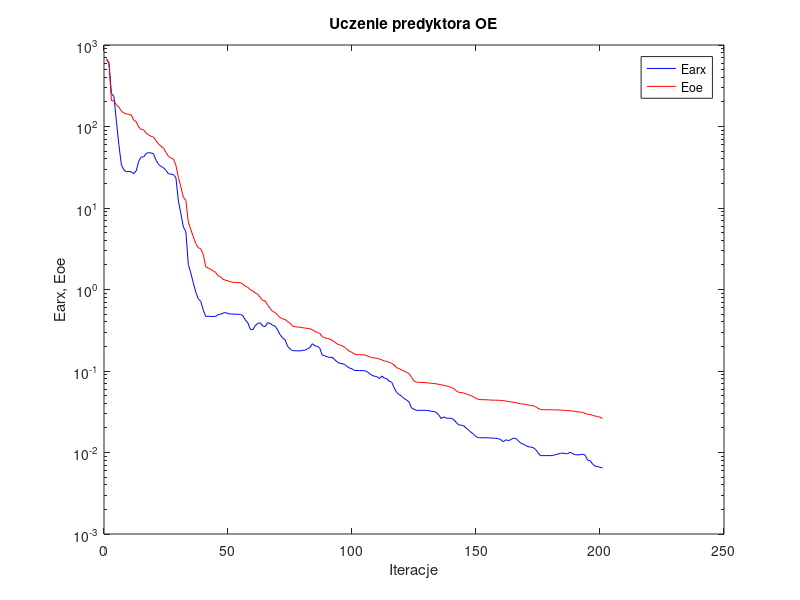
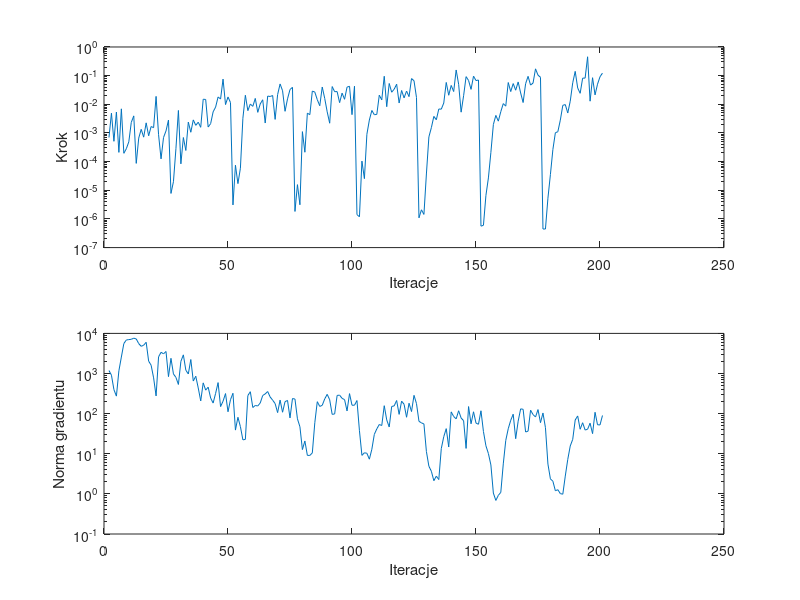

Reproduce these figures in MATLAB, in order.
%uczenie predyktora oe
clear all;
n=0; farx(n+1)=6.775752e+002; foe(n+1)=6.659541e+002; wspucz(n+1)=0.000000e+000; ng(n+1)=0.000000e+000;
%odnowa zmiennej metryki
n=1; farx(n+1)=6.091483e+002; foe(n+1)=5.915802e+002; krok(n+1)=6.935224e-004; ng(n+1)=1.189319e+003;
n=2; farx(n+1)=2.540456e+002; foe(n+1)=2.083378e+002; krok(n+1)=4.892037e-003; ng(n+1)=9.080477e+002;
n=3; farx(n+1)=2.345801e+002; foe(n+1)=2.056332e+002; krok(n+1)=5.119287e-004; ng(n+1)=3.967144e+002;
n=4; farx(n+1)=1.156161e+002; foe(n+1)=1.845136e+002; krok(n+1)=5.368339e-003; ng(n+1)=2.732471e+002;
n=5; farx(n+1)=5.966498e+001; foe(n+1)=1.730242e+002; krok(n+1)=2.102562e-004; ng(n+1)=1.168898e+003;
n=6; farx(n+1)=3.386869e+001; foe(n+1)=1.547564e+002; krok(n+1)=6.947618e-003; ng(n+1)=2.575692e+003;
n=7; farx(n+1)=2.936946e+001; foe(n+1)=1.467844e+002; krok(n+1)=1.951338e-004; ng(n+1)=5.582521e+003;
n=8; farx(n+1)=2.776346e+001; foe(n+1)=1.430209e+002; krok(n+1)=2.817596e-004; ng(n+1)=6.853799e+003;
n=9; farx(n+1)=2.819186e+001; foe(n+1)=1.405096e+002; krok(n+1)=4.898436e-004; ng(n+1)=7.004546e+003;
n=10; farx(n+1)=2.771225e+001; foe(n+1)=1.384361e+002; krok(n+1)=2.339724e-003; ng(n+1)=7.125566e+003;
n=11; farx(n+1)=2.636771e+001; foe(n+1)=1.195204e+002; krok(n+1)=3.941672e-003; ng(n+1)=7.593498e+003;
n=12; farx(n+1)=2.860363e+001; foe(n+1)=1.140998e+002; krok(n+1)=8.683747e-005; ng(n+1)=7.277078e+003;
n=13; farx(n+1)=3.755565e+001; foe(n+1)=9.844953e+001; krok(n+1)=6.617550e-004; ng(n+1)=5.566117e+003;
n=14; farx(n+1)=4.229496e+001; foe(n+1)=9.229955e+001; krok(n+1)=1.338974e-003; ng(n+1)=4.758856e+003;
n=15; farx(n+1)=4.236542e+001; foe(n+1)=9.072874e+001; krok(n+1)=7.138862e-004; ng(n+1)=5.082448e+003;
n=16; farx(n+1)=4.666128e+001; foe(n+1)=8.267661e+001; krok(n+1)=2.254077e-003; ng(n+1)=6.001156e+003;
n=17; farx(n+1)=4.783665e+001; foe(n+1)=7.901072e+001; krok(n+1)=7.971656e-004; ng(n+1)=2.034375e+003;
n=18; farx(n+1)=4.728236e+001; foe(n+1)=7.566805e+001; krok(n+1)=1.675019e-003; ng(n+1)=1.610906e+003;
n=19; farx(n+1)=4.622215e+001; foe(n+1)=7.397603e+001; krok(n+1)=1.529718e-003; ng(n+1)=7.793712e+002;
n=20; farx(n+1)=3.831946e+001; foe(n+1)=6.664124e+001; krok(n+1)=1.889482e-002; ng(n+1)=2.764735e+002;
n=21; farx(n+1)=3.437537e+001; foe(n+1)=6.079841e+001; krok(n+1)=8.713055e-004; ng(n+1)=2.607881e+003;
n=22; farx(n+1)=3.230685e+001; foe(n+1)=5.722059e+001; krok(n+1)=1.247165e-004; ng(n+1)=3.375391e+003;
n=23; farx(n+1)=3.119823e+001; foe(n+1)=5.430834e+001; krok(n+1)=6.935224e-004; ng(n+1)=3.099884e+003;
n=24; farx(n+1)=2.896682e+001; foe(n+1)=4.802600e+001; krok(n+1)=1.179900e-003; ng(n+1)=3.541098e+003;
n=25; farx(n+1)=2.631310e+001; foe(n+1)=4.292546e+001; krok(n+1)=2.827577e-003; ng(n+1)=8.359619e+002;
%odnowa zmiennej metryki
n=26; farx(n+1)=2.603621e+001; foe(n+1)=4.090266e+001; krok(n+1)=7.760930e-006; ng(n+1)=2.394262e+003;
n=27; farx(n+1)=2.564540e+001; foe(n+1)=3.982504e+001; krok(n+1)=1.990494e-005; ng(n+1)=9.762798e+002;
n=28; farx(n+1)=2.345150e+001; foe(n+1)=3.329243e+001; krok(n+1)=2.815739e-004; ng(n+1)=8.017073e+002;
n=29; farx(n+1)=1.216649e+001; foe(n+1)=2.371923e+001; krok(n+1)=6.099924e-003; ng(n+1)=5.333344e+002;
n=30; farx(n+1)=8.529270e+000; foe(n+1)=1.816646e+001; krok(n+1)=8.368590e-005; ng(n+1)=2.009934e+003;
n=31; farx(n+1)=5.847968e+000; foe(n+1)=1.353314e+001; krok(n+1)=6.935224e-004; ng(n+1)=2.917783e+003;
n=32; farx(n+1)=5.143894e+000; foe(n+1)=1.246699e+001; krok(n+1)=2.449218e-004; ng(n+1)=1.207160e+003;
n=33; farx(n+1)=2.020690e+000; foe(n+1)=6.728248e+000; krok(n+1)=2.391214e-003; ng(n+1)=9.737442e+002;
n=34; farx(n+1)=1.597134e+000; foe(n+1)=5.443089e+000; krok(n+1)=1.058508e-003; ng(n+1)=2.234372e+003;
n=35; farx(n+1)=1.209982e+000; foe(n+1)=4.438315e+000; krok(n+1)=2.855949e-003; ng(n+1)=6.498941e+002;
n=36; farx(n+1)=9.318074e-001; foe(n+1)=3.665363e+000; krok(n+1)=1.846469e-003; ng(n+1)=8.565567e+002;
n=37; farx(n+1)=7.727890e-001; foe(n+1)=3.258461e+000; krok(n+1)=2.371549e-003; ng(n+1)=4.357451e+002;
n=38; farx(n+1)=7.149093e-001; foe(n+1)=3.163534e+000; krok(n+1)=1.575776e-003; ng(n+1)=2.075601e+002;
n=39; farx(n+1)=5.632270e-001; foe(n+1)=2.707321e+000; krok(n+1)=1.505454e-002; ng(n+1)=5.845365e+002;
n=40; farx(n+1)=4.675720e-001; foe(n+1)=1.912048e+000; krok(n+1)=1.473291e-002; ng(n+1)=3.852896e+002;
n=41; farx(n+1)=4.700380e-001; foe(n+1)=1.828104e+000; krok(n+1)=1.612540e-003; ng(n+1)=4.567490e+002;
n=42; farx(n+1)=4.675700e-001; foe(n+1)=1.777391e+000; krok(n+1)=2.117016e-003; ng(n+1)=2.448128e+002;
n=43; farx(n+1)=4.655402e-001; foe(n+1)=1.694569e+000; krok(n+1)=5.457942e-003; ng(n+1)=1.834518e+002;
n=44; farx(n+1)=4.680207e-001; foe(n+1)=1.620795e+000; krok(n+1)=7.981858e-003; ng(n+1)=3.199586e+002;
n=45; farx(n+1)=4.913391e-001; foe(n+1)=1.473970e+000; krok(n+1)=1.802073e-002; ng(n+1)=5.936857e+002;
n=46; farx(n+1)=4.974751e-001; foe(n+1)=1.433418e+000; krok(n+1)=1.526430e-002; ng(n+1)=1.498781e+002;
n=47; farx(n+1)=5.123798e-001; foe(n+1)=1.333211e+000; krok(n+1)=7.567122e-002; ng(n+1)=2.037669e+002;
n=48; farx(n+1)=5.218920e-001; foe(n+1)=1.300467e+000; krok(n+1)=9.778245e-003; ng(n+1)=3.165528e+002;
n=49; farx(n+1)=5.054432e-001; foe(n+1)=1.273170e+000; krok(n+1)=1.803826e-002; ng(n+1)=1.113815e+002;
n=50; farx(n+1)=5.002763e-001; foe(n+1)=1.244536e+000; krok(n+1)=1.153579e-002; ng(n+1)=2.226076e+002;
%odnowa zmiennej metryki
n=51; farx(n+1)=4.996637e-001; foe(n+1)=1.225553e+000; krok(n+1)=3.082255e-006; ng(n+1)=3.218080e+002;
n=52; farx(n+1)=4.980872e-001; foe(n+1)=1.221316e+000; krok(n+1)=7.500566e-005; ng(n+1)=3.889919e+001;
n=53; farx(n+1)=4.960512e-001; foe(n+1)=1.217487e+000; krok(n+1)=1.707914e-005; ng(n+1)=8.114800e+001;
n=54; farx(n+1)=4.959732e-001; foe(n+1)=1.212516e+000; krok(n+1)=5.873010e-005; ng(n+1)=4.748705e+001;
n=55; farx(n+1)=4.766264e-001; foe(n+1)=1.164105e+000; krok(n+1)=3.253129e-003; ng(n+1)=2.221440e+001;
n=56; farx(n+1)=4.218977e-001; foe(n+1)=1.092224e+000; krok(n+1)=2.069003e-002; ng(n+1)=2.282731e+001;
n=57; farx(n+1)=3.908397e-001; foe(n+1)=1.064628e+000; krok(n+1)=5.999763e-003; ng(n+1)=2.819561e+002;
n=58; farx(n+1)=3.237454e-001; foe(n+1)=9.888827e-001; krok(n+1)=1.021537e-002; ng(n+1)=3.518093e+002;
n=59; farx(n+1)=3.212854e-001; foe(n+1)=9.642142e-001; krok(n+1)=8.473306e-003; ng(n+1)=1.423384e+002;
n=60; farx(n+1)=3.616271e-001; foe(n+1)=9.020394e-001; krok(n+1)=1.604627e-002; ng(n+1)=1.597089e+002;
n=61; farx(n+1)=3.837536e-001; foe(n+1)=8.772650e-001; krok(n+1)=5.241643e-003; ng(n+1)=1.552419e+002;
n=62; farx(n+1)=3.900474e-001; foe(n+1)=8.003100e-001; krok(n+1)=1.033570e-002; ng(n+1)=1.847046e+002;
n=63; farx(n+1)=3.563107e-001; foe(n+1)=7.315791e-001; krok(n+1)=1.438335e-002; ng(n+1)=2.835985e+002;
n=64; farx(n+1)=3.505769e-001; foe(n+1)=7.241242e-001; krok(n+1)=2.223715e-003; ng(n+1)=3.099502e+002;
n=65; farx(n+1)=3.920391e-001; foe(n+1)=6.423498e-001; krok(n+1)=1.938343e-002; ng(n+1)=3.556757e+002;
n=66; farx(n+1)=3.842627e-001; foe(n+1)=5.856792e-001; krok(n+1)=1.871346e-002; ng(n+1)=2.599405e+002;
n=67; farx(n+1)=3.628897e-001; foe(n+1)=5.377718e-001; krok(n+1)=2.025137e-002; ng(n+1)=2.167508e+002;
n=68; farx(n+1)=3.556219e-001; foe(n+1)=5.233212e-001; krok(n+1)=2.973498e-003; ng(n+1)=1.782923e+002;
n=69; farx(n+1)=3.184334e-001; foe(n+1)=4.841967e-001; krok(n+1)=2.173419e-002; ng(n+1)=1.061207e+002;
n=70; farx(n+1)=2.797166e-001; foe(n+1)=4.530805e-001; krok(n+1)=5.131089e-002; ng(n+1)=2.178192e+002;
n=71; farx(n+1)=2.541588e-001; foe(n+1)=4.358677e-001; krok(n+1)=2.972664e-002; ng(n+1)=1.084165e+002;
n=72; farx(n+1)=2.423615e-001; foe(n+1)=4.299278e-001; krok(n+1)=5.699196e-003; ng(n+1)=1.989923e+002;
n=73; farx(n+1)=2.015732e-001; foe(n+1)=4.044241e-001; krok(n+1)=1.547432e-002; ng(n+1)=2.133047e+002;
n=74; farx(n+1)=1.871380e-001; foe(n+1)=3.859292e-001; krok(n+1)=3.280985e-002; ng(n+1)=7.818643e+001;
n=75; farx(n+1)=1.773799e-001; foe(n+1)=3.555365e-001; krok(n+1)=3.907153e-002; ng(n+1)=2.377935e+002;
%odnowa zmiennej metryki
n=76; farx(n+1)=1.772842e-001; foe(n+1)=3.493757e-001; krok(n+1)=1.826176e-006; ng(n+1)=2.307771e+002;
n=77; farx(n+1)=1.766230e-001; foe(n+1)=3.456664e-001; krok(n+1)=1.572983e-005; ng(n+1)=7.424445e+001;
n=78; farx(n+1)=1.765528e-001; foe(n+1)=3.454564e-001; krok(n+1)=3.123357e-006; ng(n+1)=4.701909e+001;
n=79; farx(n+1)=1.786996e-001; foe(n+1)=3.402008e-001; krok(n+1)=1.111857e-003; ng(n+1)=1.270175e+001;
n=80; farx(n+1)=1.797113e-001; foe(n+1)=3.365916e-001; krok(n+1)=2.125074e-004; ng(n+1)=2.081661e+001;
n=81; farx(n+1)=1.865952e-001; foe(n+1)=3.327324e-001; krok(n+1)=4.908489e-003; ng(n+1)=9.111744e+000;
n=82; farx(n+1)=1.942651e-001; foe(n+1)=3.304964e-001; krok(n+1)=4.352152e-003; ng(n+1)=9.087852e+000;
n=83; farx(n+1)=2.161328e-001; foe(n+1)=3.206294e-001; krok(n+1)=2.896961e-002; ng(n+1)=1.050378e+001;
n=84; farx(n+1)=2.040150e-001; foe(n+1)=3.082995e-001; krok(n+1)=2.667694e-002; ng(n+1)=5.934869e+001;
n=85; farx(n+1)=2.009408e-001; foe(n+1)=2.965103e-001; krok(n+1)=1.450364e-002; ng(n+1)=1.986319e+002;
n=86; farx(n+1)=1.903997e-001; foe(n+1)=2.894951e-001; krok(n+1)=8.894860e-003; ng(n+1)=1.511343e+002;
n=87; farx(n+1)=1.571842e-001; foe(n+1)=2.639853e-001; krok(n+1)=4.002904e-002; ng(n+1)=1.614877e+002;
n=88; farx(n+1)=1.539275e-001; foe(n+1)=2.559920e-001; krok(n+1)=1.601914e-002; ng(n+1)=2.330911e+002;
n=89; farx(n+1)=1.491256e-001; foe(n+1)=2.508179e-001; krok(n+1)=5.445782e-003; ng(n+1)=3.023375e+002;
n=90; farx(n+1)=1.467429e-001; foe(n+1)=2.474088e-001; krok(n+1)=2.187783e-003; ng(n+1)=2.212310e+002;
n=91; farx(n+1)=1.477209e-001; foe(n+1)=2.374627e-001; krok(n+1)=4.160550e-002; ng(n+1)=9.600773e+001;
n=92; farx(n+1)=1.381306e-001; foe(n+1)=2.276941e-001; krok(n+1)=2.753897e-002; ng(n+1)=9.812225e+001;
n=93; farx(n+1)=1.295988e-001; foe(n+1)=2.147267e-001; krok(n+1)=2.782508e-002; ng(n+1)=2.841299e+002;
n=94; farx(n+1)=1.243336e-001; foe(n+1)=2.097229e-001; krok(n+1)=1.142218e-002; ng(n+1)=2.893098e+002;
n=95; farx(n+1)=1.231638e-001; foe(n+1)=2.038797e-001; krok(n+1)=2.452506e-002; ng(n+1)=2.401251e+002;
n=96; farx(n+1)=1.203776e-001; foe(n+1)=1.965931e-001; krok(n+1)=1.496365e-002; ng(n+1)=2.237798e+002;
n=97; farx(n+1)=1.138017e-001; foe(n+1)=1.839535e-001; krok(n+1)=3.971457e-002; ng(n+1)=1.168255e+002;
n=98; farx(n+1)=1.086516e-001; foe(n+1)=1.746500e-001; krok(n+1)=4.256083e-002; ng(n+1)=3.155062e+002;
n=99; farx(n+1)=1.064019e-001; foe(n+1)=1.691684e-001; krok(n+1)=4.352152e-003; ng(n+1)=1.621469e+002;
n=100; farx(n+1)=1.014779e-001; foe(n+1)=1.612272e-001; krok(n+1)=4.277073e-002; ng(n+1)=1.621011e+002;
%odnowa zmiennej metryki
n=101; farx(n+1)=1.013176e-001; foe(n+1)=1.585961e-001; krok(n+1)=1.414227e-006; ng(n+1)=2.121081e+002;
n=102; farx(n+1)=1.013065e-001; foe(n+1)=1.584761e-001; krok(n+1)=1.191454e-006; ng(n+1)=3.752860e+001;
n=103; farx(n+1)=1.009884e-001; foe(n+1)=1.580520e-001; krok(n+1)=1.042068e-004; ng(n+1)=9.115162e+000;
n=104; farx(n+1)=1.009657e-001; foe(n+1)=1.579521e-001; krok(n+1)=2.548851e-005; ng(n+1)=1.058714e+001;
n=105; farx(n+1)=9.855702e-002; foe(n+1)=1.537003e-001; krok(n+1)=8.989595e-004; ng(n+1)=1.027781e+001;
n=106; farx(n+1)=9.345394e-002; foe(n+1)=1.491524e-001; krok(n+1)=2.827577e-003; ng(n+1)=7.326424e+000;
n=107; farx(n+1)=8.858342e-002; foe(n+1)=1.459953e-001; krok(n+1)=6.100588e-003; ng(n+1)=1.294670e+001;
n=108; farx(n+1)=8.633348e-002; foe(n+1)=1.447818e-001; krok(n+1)=4.334641e-003; ng(n+1)=3.047321e+001;
n=109; farx(n+1)=8.559155e-002; foe(n+1)=1.433609e-001; krok(n+1)=4.437686e-003; ng(n+1)=4.171323e+001;
n=110; farx(n+1)=8.059784e-002; foe(n+1)=1.404360e-001; krok(n+1)=2.080275e-002; ng(n+1)=5.364570e+001;
n=111; farx(n+1)=8.694651e-002; foe(n+1)=1.371744e-001; krok(n+1)=1.428969e-002; ng(n+1)=5.059473e+001;
n=112; farx(n+1)=8.180704e-002; foe(n+1)=1.325413e-001; krok(n+1)=9.515193e-002; ng(n+1)=1.577368e+002;
n=113; farx(n+1)=8.079454e-002; foe(n+1)=1.318418e-001; krok(n+1)=8.252536e-003; ng(n+1)=6.980133e+001;
n=114; farx(n+1)=7.478144e-002; foe(n+1)=1.270073e-001; krok(n+1)=5.335388e-002; ng(n+1)=4.648508e+001;
n=115; farx(n+1)=7.304073e-002; foe(n+1)=1.245694e-001; krok(n+1)=2.643052e-002; ng(n+1)=1.507746e+002;
n=116; farx(n+1)=6.208858e-002; foe(n+1)=1.180926e-001; krok(n+1)=3.360874e-002; ng(n+1)=1.560831e+002;
n=117; farx(n+1)=5.455142e-002; foe(n+1)=1.096129e-001; krok(n+1)=5.019954e-002; ng(n+1)=2.125537e+002;
n=118; farx(n+1)=5.157554e-002; foe(n+1)=1.070595e-001; krok(n+1)=1.111520e-002; ng(n+1)=9.585126e+001;
n=119; farx(n+1)=4.897806e-002; foe(n+1)=1.027037e-001; krok(n+1)=3.034235e-002; ng(n+1)=2.049443e+002;
n=120; farx(n+1)=4.607129e-002; foe(n+1)=9.977072e-002; krok(n+1)=1.675011e-002; ng(n+1)=1.711149e+002;
n=121; farx(n+1)=4.400618e-002; foe(n+1)=9.642330e-002; krok(n+1)=2.896961e-002; ng(n+1)=8.127267e+001;
n=122; farx(n+1)=4.168640e-002; foe(n+1)=9.283270e-002; krok(n+1)=1.851676e-002; ng(n+1)=1.817060e+002;
n=123; farx(n+1)=3.526741e-002; foe(n+1)=8.366648e-002; krok(n+1)=7.903310e-002; ng(n+1)=1.127216e+002;
n=124; farx(n+1)=3.392233e-002; foe(n+1)=7.533689e-002; krok(n+1)=6.640781e-002; ng(n+1)=2.857772e+002;
n=125; farx(n+1)=3.290629e-002; foe(n+1)=7.291642e-002; krok(n+1)=1.729712e-002; ng(n+1)=1.781647e+002;
%odnowa zmiennej metryki
n=126; farx(n+1)=3.289760e-002; foe(n+1)=7.266073e-002; krok(n+1)=1.092308e-006; ng(n+1)=6.441099e+001;
n=127; farx(n+1)=3.291543e-002; foe(n+1)=7.234399e-002; krok(n+1)=2.083311e-006; ng(n+1)=5.882987e+001;
n=128; farx(n+1)=3.293749e-002; foe(n+1)=7.212458e-002; krok(n+1)=1.437877e-006; ng(n+1)=5.531491e+001;
n=129; farx(n+1)=3.283964e-002; foe(n+1)=7.186388e-002; krok(n+1)=3.709122e-005; ng(n+1)=1.137211e+001;
n=130; farx(n+1)=3.259139e-002; foe(n+1)=7.117690e-002; krok(n+1)=7.286672e-004; ng(n+1)=4.887631e+000;
n=131; farx(n+1)=3.200696e-002; foe(n+1)=7.052362e-002; krok(n+1)=1.532691e-003; ng(n+1)=3.666390e+000;
n=132; farx(n+1)=3.182694e-002; foe(n+1)=7.010800e-002; krok(n+1)=3.783371e-003; ng(n+1)=2.130319e+000;
n=133; farx(n+1)=3.097879e-002; foe(n+1)=6.963552e-002; krok(n+1)=2.883948e-003; ng(n+1)=2.764969e+000;
n=134; farx(n+1)=2.881334e-002; foe(n+1)=6.865143e-002; krok(n+1)=6.854056e-003; ng(n+1)=2.273218e+000;
n=135; farx(n+1)=2.606830e-002; foe(n+1)=6.768551e-002; krok(n+1)=6.764823e-003; ng(n+1)=1.346363e+001;
n=136; farx(n+1)=2.735380e-002; foe(n+1)=6.676573e-002; krok(n+1)=1.109636e-002; ng(n+1)=2.666664e+001;
n=137; farx(n+1)=2.635281e-002; foe(n+1)=6.562255e-002; krok(n+1)=5.793922e-002; ng(n+1)=4.228658e+001;
n=138; farx(n+1)=2.636627e-002; foe(n+1)=6.461103e-002; krok(n+1)=2.069473e-002; ng(n+1)=1.474126e+001;
n=139; farx(n+1)=2.625375e-002; foe(n+1)=6.292484e-002; krok(n+1)=4.555918e-002; ng(n+1)=1.105980e+002;
n=140; farx(n+1)=2.542013e-002; foe(n+1)=6.094358e-002; krok(n+1)=2.788178e-002; ng(n+1)=8.477709e+001;
n=141; farx(n+1)=2.344676e-002; foe(n+1)=5.737236e-002; krok(n+1)=1.576475e-001; ng(n+1)=7.411906e+001;
n=142; farx(n+1)=2.185288e-002; foe(n+1)=5.471606e-002; krok(n+1)=4.981739e-002; ng(n+1)=1.180281e+002;
n=143; farx(n+1)=2.165669e-002; foe(n+1)=5.435780e-002; krok(n+1)=5.318174e-003; ng(n+1)=7.781945e+001;
n=144; farx(n+1)=2.128709e-002; foe(n+1)=5.385281e-002; krok(n+1)=1.991120e-002; ng(n+1)=6.673129e+001;
n=145; farx(n+1)=2.003097e-002; foe(n+1)=5.224318e-002; krok(n+1)=9.233170e-002; ng(n+1)=1.358899e+001;
n=146; farx(n+1)=1.881302e-002; foe(n+1)=5.109513e-002; krok(n+1)=6.776944e-002; ng(n+1)=1.500913e+002;
n=147; farx(n+1)=1.771539e-002; foe(n+1)=4.983707e-002; krok(n+1)=3.320390e-002; ng(n+1)=5.588494e+001;
n=148; farx(n+1)=1.678484e-002; foe(n+1)=4.842399e-002; krok(n+1)=9.599621e-002; ng(n+1)=1.112281e+002;
n=149; farx(n+1)=1.566682e-002; foe(n+1)=4.604486e-002; krok(n+1)=6.722782e-002; ng(n+1)=5.807070e+001;
n=150; farx(n+1)=1.517174e-002; foe(n+1)=4.485581e-002; krok(n+1)=7.039776e-002; ng(n+1)=5.435690e+001;
%odnowa zmiennej metryki
n=151; farx(n+1)=1.517880e-002; foe(n+1)=4.451808e-002; krok(n+1)=5.598929e-007; ng(n+1)=1.178690e+002;
n=152; farx(n+1)=1.517794e-002; foe(n+1)=4.447239e-002; krok(n+1)=6.013775e-007; ng(n+1)=3.576837e+001;
n=153; farx(n+1)=1.515410e-002; foe(n+1)=4.439501e-002; krok(n+1)=6.627791e-006; ng(n+1)=1.580036e+001;
n=154; farx(n+1)=1.511710e-002; foe(n+1)=4.426737e-002; krok(n+1)=2.700051e-005; ng(n+1)=1.011726e+001;
n=155; farx(n+1)=1.508536e-002; foe(n+1)=4.394676e-002; krok(n+1)=2.102562e-004; ng(n+1)=5.274458e+000;
n=156; farx(n+1)=1.497732e-002; foe(n+1)=4.386477e-002; krok(n+1)=1.970836e-003; ng(n+1)=1.046474e+000;
n=157; farx(n+1)=1.496598e-002; foe(n+1)=4.382614e-002; krok(n+1)=4.096666e-003; ng(n+1)=6.868936e-001;
n=158; farx(n+1)=1.481326e-002; foe(n+1)=4.375913e-002; krok(n+1)=2.583925e-003; ng(n+1)=9.178044e-001;
n=159; farx(n+1)=1.434025e-002; foe(n+1)=4.356351e-002; krok(n+1)=5.548179e-003; ng(n+1)=1.093682e+000;
n=160; farx(n+1)=1.352718e-002; foe(n+1)=4.323572e-002; krok(n+1)=1.058808e-002; ng(n+1)=5.601619e+000;
n=161; farx(n+1)=1.433258e-002; foe(n+1)=4.290841e-002; krok(n+1)=8.634154e-003; ng(n+1)=2.150279e+001;
n=162; farx(n+1)=1.399317e-002; foe(n+1)=4.225219e-002; krok(n+1)=5.753341e-002; ng(n+1)=4.204733e+001;
n=163; farx(n+1)=1.436093e-002; foe(n+1)=4.189722e-002; krok(n+1)=2.780135e-002; ng(n+1)=6.830995e+001;
n=164; farx(n+1)=1.499117e-002; foe(n+1)=4.129918e-002; krok(n+1)=5.286105e-002; ng(n+1)=9.669491e+001;
n=165; farx(n+1)=1.490460e-002; foe(n+1)=4.108286e-002; krok(n+1)=3.104078e-002; ng(n+1)=2.375365e+001;
n=166; farx(n+1)=1.397391e-002; foe(n+1)=4.015935e-002; krok(n+1)=6.021814e-002; ng(n+1)=6.499134e+001;
n=167; farx(n+1)=1.308919e-002; foe(n+1)=3.964346e-002; krok(n+1)=2.490870e-002; ng(n+1)=1.315348e+002;
n=168; farx(n+1)=1.266170e-002; foe(n+1)=3.926565e-002; krok(n+1)=1.153579e-002; ng(n+1)=1.282923e+002;
n=169; farx(n+1)=1.223420e-002; foe(n+1)=3.896263e-002; krok(n+1)=5.234463e-002; ng(n+1)=3.487214e+001;
n=170; farx(n+1)=1.177467e-002; foe(n+1)=3.828994e-002; krok(n+1)=9.451019e-002; ng(n+1)=3.662992e+001;
n=171; farx(n+1)=1.167344e-002; foe(n+1)=3.777828e-002; krok(n+1)=4.681906e-002; ng(n+1)=1.219055e+002;
n=172; farx(n+1)=1.149759e-002; foe(n+1)=3.743408e-002; krok(n+1)=5.514490e-002; ng(n+1)=9.474631e+001;
n=173; farx(n+1)=1.090162e-002; foe(n+1)=3.653966e-002; krok(n+1)=1.728230e-001; ng(n+1)=8.256214e+001;
n=174; farx(n+1)=9.936474e-003; foe(n+1)=3.485765e-002; krok(n+1)=1.039503e-001; ng(n+1)=1.262055e+002;
n=175; farx(n+1)=9.154187e-003; foe(n+1)=3.377674e-002; krok(n+1)=8.764941e-002; ng(n+1)=5.962057e+001;
%odnowa zmiennej metryki
n=176; farx(n+1)=9.154323e-003; foe(n+1)=3.348992e-002; krok(n+1)=4.451285e-007; ng(n+1)=1.037137e+002;
n=177; farx(n+1)=9.156727e-003; foe(n+1)=3.345259e-002; krok(n+1)=4.451285e-007; ng(n+1)=4.478571e+001;
n=178; farx(n+1)=9.158871e-003; foe(n+1)=3.344626e-002; krok(n+1)=5.279666e-006; ng(n+1)=5.549051e+000;
n=179; farx(n+1)=9.156291e-003; foe(n+1)=3.343631e-002; krok(n+1)=3.533295e-005; ng(n+1)=2.370417e+000;
n=180; farx(n+1)=9.215805e-003; foe(n+1)=3.338367e-002; krok(n+1)=2.647908e-004; ng(n+1)=2.069074e+000;
n=181; farx(n+1)=9.399554e-003; foe(n+1)=3.331194e-002; krok(n+1)=1.016331e-003; ng(n+1)=1.197311e+000;
n=182; farx(n+1)=9.537866e-003; foe(n+1)=3.326565e-002; krok(n+1)=1.106947e-003; ng(n+1)=1.271253e+000;
n=183; farx(n+1)=9.769412e-003; foe(n+1)=3.320462e-002; krok(n+1)=2.804162e-003; ng(n+1)=1.016724e+000;
n=184; farx(n+1)=9.834135e-003; foe(n+1)=3.299859e-002; krok(n+1)=9.195867e-003; ng(n+1)=9.820117e-001;
n=185; farx(n+1)=9.675853e-003; foe(n+1)=3.285496e-002; krok(n+1)=9.785155e-003; ng(n+1)=2.781136e+000;
n=186; farx(n+1)=9.691324e-003; foe(n+1)=3.266109e-002; krok(n+1)=4.974973e-003; ng(n+1)=7.230017e+000;
n=187; farx(n+1)=1.010199e-002; foe(n+1)=3.251927e-002; krok(n+1)=1.285062e-002; ng(n+1)=1.561027e+001;
n=188; farx(n+1)=9.676676e-003; foe(n+1)=3.225380e-002; krok(n+1)=5.623415e-002; ng(n+1)=2.286680e+001;
n=189; farx(n+1)=9.389127e-003; foe(n+1)=3.189758e-002; krok(n+1)=1.409038e-001; ng(n+1)=6.949475e+001;
n=190; farx(n+1)=9.336291e-003; foe(n+1)=3.150653e-002; krok(n+1)=3.712047e-002; ng(n+1)=8.757581e+001;
n=191; farx(n+1)=9.418903e-003; foe(n+1)=3.138360e-002; krok(n+1)=2.420051e-002; ng(n+1)=4.082836e+001;
n=192; farx(n+1)=9.511554e-003; foe(n+1)=3.096892e-002; krok(n+1)=8.172294e-002; ng(n+1)=5.936596e+001;
n=193; farx(n+1)=9.300245e-003; foe(n+1)=3.030497e-002; krok(n+1)=8.222485e-002; ng(n+1)=3.901989e+001;
n=194; farx(n+1)=8.061562e-003; foe(n+1)=2.942043e-002; krok(n+1)=4.555491e-001; ng(n+1)=4.084363e+001;
n=195; farx(n+1)=7.935421e-003; foe(n+1)=2.931826e-002; krok(n+1)=1.285062e-002; ng(n+1)=5.779030e+001;
n=196; farx(n+1)=7.226963e-003; foe(n+1)=2.857087e-002; krok(n+1)=8.472165e-002; ng(n+1)=3.173726e+001;
n=197; farx(n+1)=6.800327e-003; foe(n+1)=2.805684e-002; krok(n+1)=2.128042e-002; ng(n+1)=1.081595e+002;
n=198; farx(n+1)=6.705451e-003; foe(n+1)=2.757224e-002; krok(n+1)=5.042484e-002; ng(n+1)=5.280168e+001;
n=199; farx(n+1)=6.591153e-003; foe(n+1)=2.710873e-002; krok(n+1)=9.137743e-002; ng(n+1)=5.232394e+001;
n=200; farx(n+1)=6.435591e-003; foe(n+1)=2.622166e-002; krok(n+1)=1.228837e-001; ng(n+1)=8.996788e+001;

figure; semilogy(farx,'b'); hold on; semilogy(foe,'r'); xlabel('Iteracje'); ylabel('Earx, Eoe'); legend('Earx','Eoe'); title('Uczenie predyktora OE');
figure; subplot(2,1,1); semilogy(krok); xlabel('Iteracje'); ylabel('Krok');
subplot(2,1,2); semilogy(ng); xlabel('Iteracje'); ylabel('Norma gradientu');
Earx=farx(n+1)
Eoe=foe(n+1)
